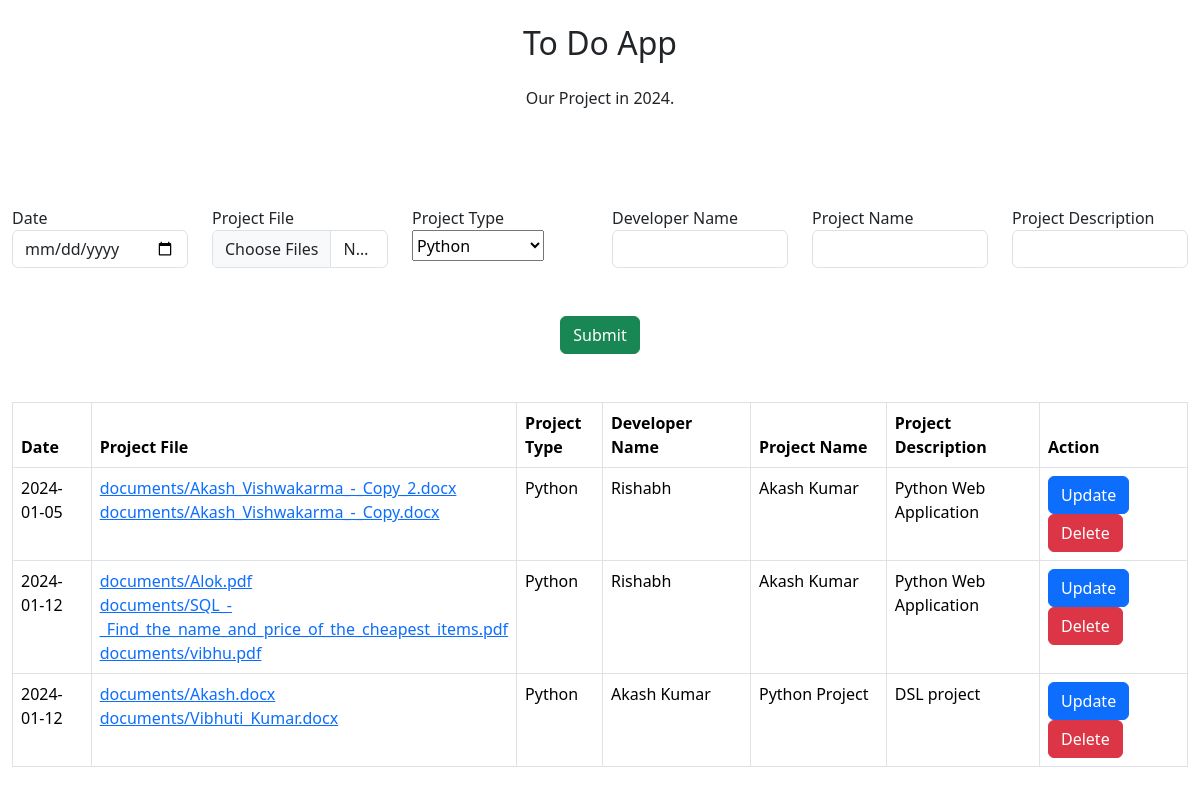
The page /home on the database its author committed.
### todo/models.py (models this page shows, shortened)
class ToDos(models.Model):
    pro_id = models.AutoField(primary_key=True)
    date = models.TextField()
    dev_name = models.CharField(max_length=20)
    pro_type = models.CharField(max_length=20)
    pro_name = models.CharField(max_length=50)
    pro_description = models.TextField()

class Files(models.Model):
    pro_id = models.ForeignKey(ToDos, on_delete=models.CASCADE)
    file = models.FileField(upload_to='documents/')

### todo/views.py (the view)
# urls.py: path('home', views.home, name="home"),
def home(request):
    projects = ToDos.objects.all()
    files = Files.objects.all()
    return render(request, 'index.html', context={"projects": projects, "files": files})

### templates/index.html (shortened to what this page needs)
{% extends 'base.html' %}
{% block content %}
<section class="mb-4">
    <h2 class="h1-responsive font-weight-bold text-center my-4">To Do App</h2>
    <p class="text-center w-responsive mx-auto mb-5">Our Project in 2024.</p>
    <div class="row col-md-12 mx-auto">
        <div class="mr-auto">
            <form id="contact-form" name="contact-form" action="/add-project" method="POST" enctype="multipart/form-data">
                <div class="row mt-5">
                    <div class="col-md-2">
                        <div class="md-form mb-0">
                            <label for="date" class="">Date</label>
                            <input type="date" id="date" name="date" class="form-control">
                        </div>
                    </div>
                    <div class="col-md-2">
                        <div class="md-form mb-0">
                            <label for="my-file" class="">Project File</label>
                            <input type="file" id="my-file" name="file" class="form-control" multiple>
                        </div>
                    </div>
                    <div class="col-md-2">
                        <div class="md-form">
                            <label for="name" class="">Project Type</label>
                        </div>
                        <select id="cars" class="w-75 h-50 col-md-2" name="pro-type">
                            <option value="Python">Python</option>
                        </select>
                    </div>
                    <div class="col-md-2">
                        <div class="md-form mb-0">
                            <label for="dev" class="">Developer Name</label>
                            <input type="text" id="dev" name="dev" class="form-control">
                        </div>
                    </div>
                    <div class="col-md-2">
                        <div class="md-form mb-0">
                            <label for="name" class="">Project Name</label>
                            <input type="text" id="name" name="name" class="form-control">
                        </div>
                    </div>
                    <div class="col-md-2">
                        <div class="md-form mb-0">
                            <label for="pro-description" class="">Project Description</label>
                            <input type="text" id="pro-description" name="pro-description" class="form-control">
                        </div>
                    </div>
                </div>
                <div class="text-center text-md-left mt-5">
                    <button type="submit" class="btn btn-success">Submit</button>
                </div>
            </form>
            <table class="table mt-5 table-bordered table-hover">
                <thead>
                    <tr>
                        <th class="col-md-1">Date</th>
                        <th class="col-md-2">Project File</th>
                        <th class="col-md-1">Project Type</th>
                        <th class="col-md-2">Developer Name</th>
                        <th class="col-md-2">Project Name</th>
                        <th class="col-md-2">Project Description</th>
                        <th class="col-md-2">Action</th>
                    </tr>
                </thead>
                <tbody>
                    {% for project in projects %}
                    <tr>
                        <td class="col-md-1">{{project.date}}</td>
                        <td class="col-md-2">
                            {% for fl in files %}
                                {% if project.pro_id == fl.pro_id.pro_id %}
                                <a name="filename" href="media/{{fl.file}}">{{fl.file}}</a>
                                <br>
                                {% endif %}
                            {% endfor %}
                        </td>
                        <td class="col-md-1">{{project.pro_type}}</td>
                        <td class="col-md-2">{{project.dev_name}}</td>
                        <td class="col-md-2">{{project.pro_name}}</td>
                        <td class="col-md-2">{{project.pro_description}}</td>
                        <td class="col-md-2 mr-auto">
                            <a href="/open-to-do/{{project.pro_id}}" type="button" class="btn btn-primary">Update</a>
                            <a href="/delete_to_do/{{project.pro_id}}" type="button" class="btn btn-danger">Delete</a>
                        </td>
                    </tr>
                    {% endfor %}
                </tbody>
            </table>
        </div>
    </div>
</section>
{% endblock %}

### templates/base.html (shortened to what this page needs)
<!doctype html>
<html lang="en">
  <head>
    <link href="https://cdn.jsdelivr.net/npm/bootstrap@5.3.2/dist/css/bootstrap.min.css" rel="stylesheet">
  </head>
  <body>
    {% block content %}
    {% endblock %}
  </body>
</html>

### rows shown on the page
ToDos: date "2024-01-05", pro_type "Python", dev_name "Rishabh", pro_name "Akash Kumar", pro_description "Python Web Application"
Files: file "documents/Akash_Vishwakarma_-_Copy_2.docx"
Files: file "documents/Akash_Vishwakarma_-_Copy.docx"
ToDos: date "2024-01-12", pro_type "Python", dev_name "Rishabh", pro_name "Akash Kumar", pro_description "Python Web Application"
Files: file "documents/Alok.pdf"
Files: file "documents/SQL_-_Find_the_name_and_price_of_the_cheapest_items.pdf"
Files: file "documents/vibhu.pdf"
ToDos: date "2024-01-12", pro_type "Python", dev_name "Akash Kumar", pro_name "Python Project", pro_description "DSL project"
Files: file "documents/Akash.docx"
Files: file "documents/Vibhuti_Kumar.docx"
